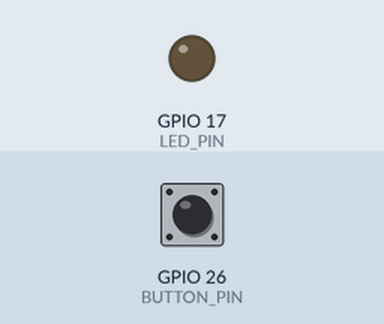
Simulated run of this program. Board: Raspberry Pi (BCM pin numbers). On the bench: output pins drawn as LEDs (lit = HIGH). The test bench sets the inputs (shaded band); at power-on: GPIO 26 (BUTTON_PIN) LOW.

Above: at 1.2 s.
1.3 s: GPIO 26 (BUTTON_PIN) pulled HIGH for 0.15 s
At 1.37 s:
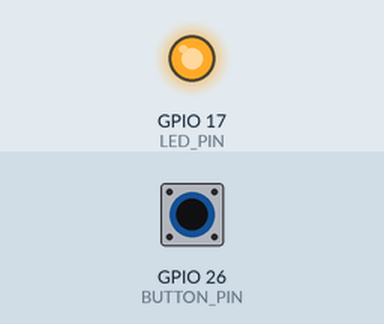
2.9 s: GPIO 26 (BUTTON_PIN) pulled HIGH for 3.2 s
At 7.3 s:
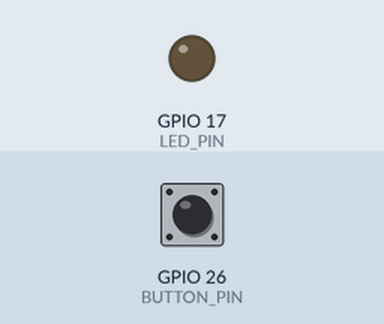
Timing chart, 0 to 8.8 s (numbered marks = the images above; inputs shaded):
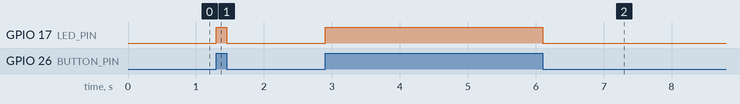

Measured:
- after the input at 1.3 s, GPIO 17 (LED_PIN): LOW → HIGH at once, → LOW 0.15 s later
- after the input at 2.9 s, GPIO 17 (LED_PIN): LOW → HIGH at once, → LOW 3.2 s later

The program:

turn_on_led_with_push_button.py
```python
# power on the led when the button is pressed

import RPi.GPIO as GPIO
import time

LED_PIN = 17
BUTTON_PIN = 26

GPIO.setmode(GPIO.BCM)
GPIO.setup(LED_PIN, GPIO.OUT)
GPIO.setup(BUTTON_PIN, GPIO.IN)

while True:
    time.sleep(0.01)

    if GPIO.input(BUTTON_PIN) == GPIO.HIGH:
        GPIO.output(LED_PIN, GPIO.HIGH)
    else:
        GPIO.output(LED_PIN, GPIO.LOW)

GPIO.cleanup()
```
